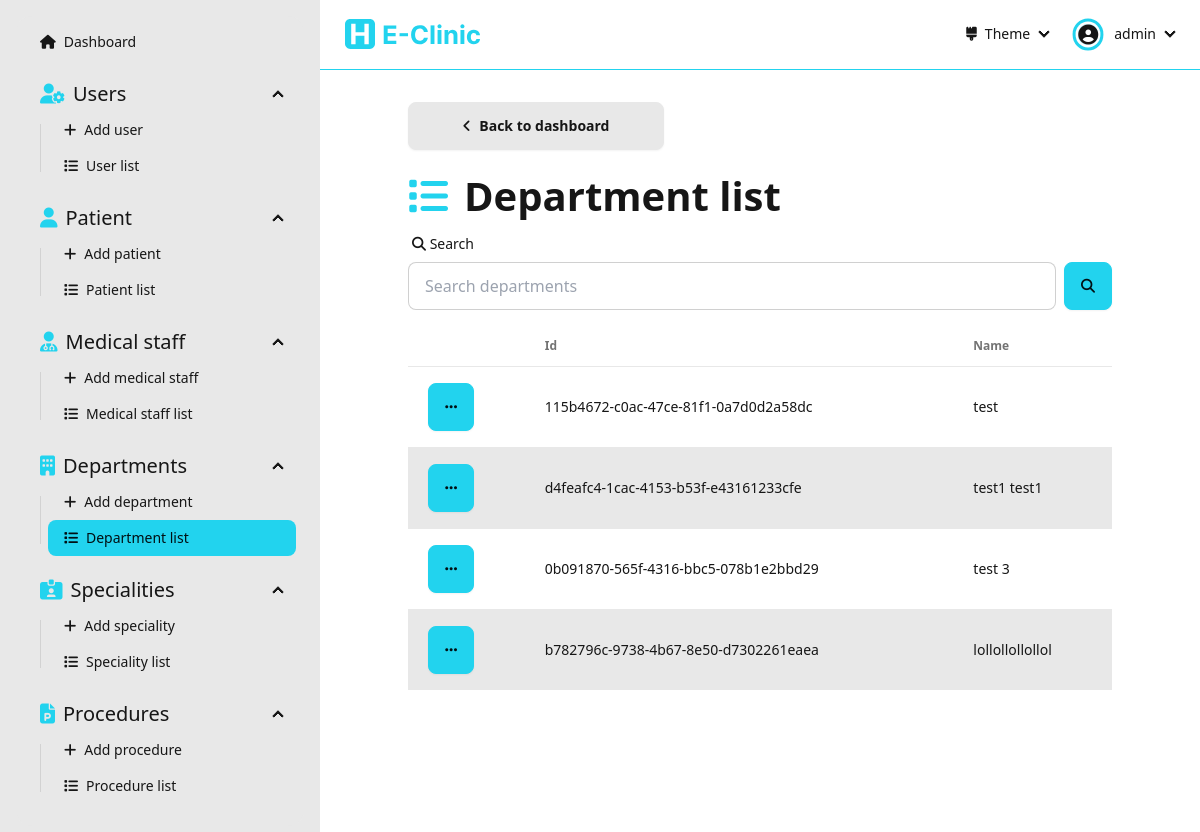
/dashboard/departments/ (signed in), run on an earlier commit of the app's database.
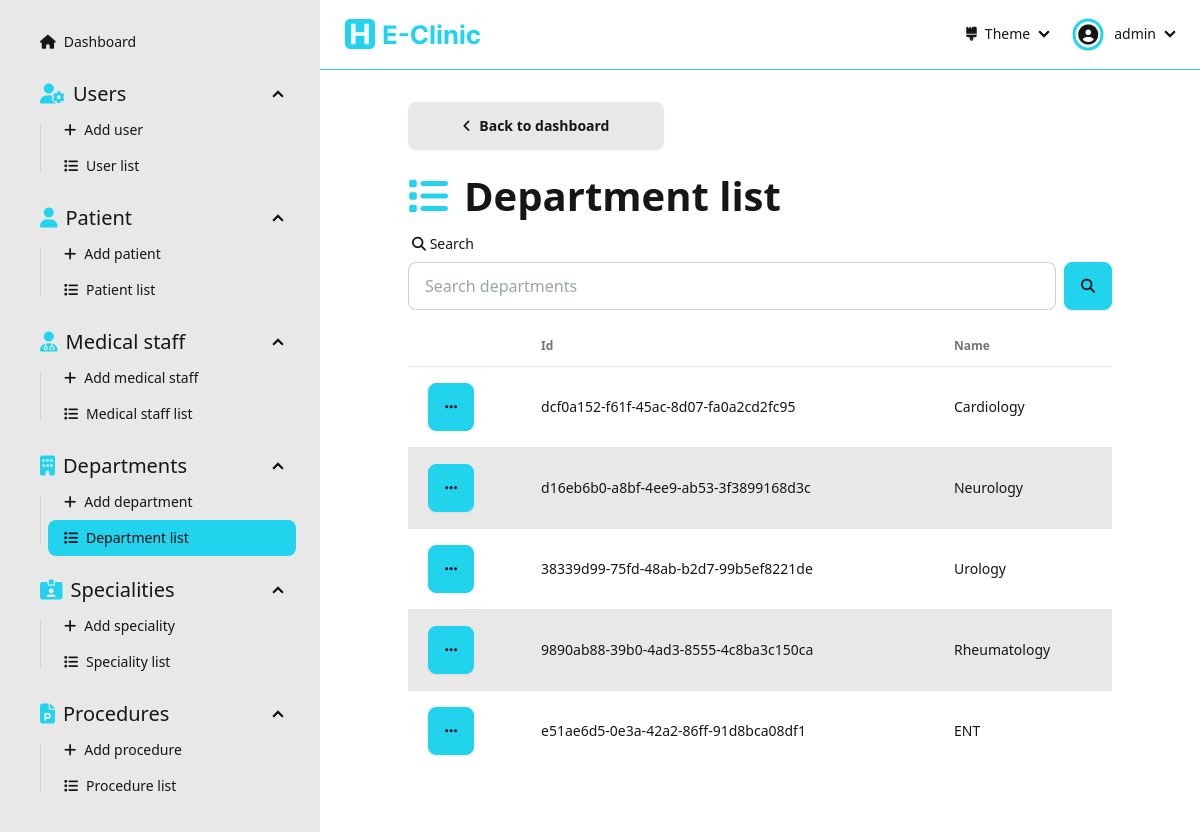
And on a later commit of the database.
### Dashboard/models.py (models this page shows, shortened)
class Department(models.Model):
  id = models.UUIDField(primary_key=True, default=uuid.uuid4, editable=False)
  name = models.CharField(max_length=256, null=False, unique=True)

### Dashboard/views/department.py (the view)
# urls.py: path('dashboard/departments/', department.departmentList, name='department-list'),
@login_required(login_url='sign-in')
def departmentList(request: HttpRequest):
  form = SearchForm(request.GET)
  departments = []
  if form.is_valid():
    search = form.cleaned_data['search']
    departments = Department.objects.filter(
      Q(id__icontains=search) |
      Q(name__icontains=search)
    )
  else:
    departments = Department.objects.all()
  context = { 'departments': departments, 'form': form }
  return render(request, 'pages/department/department-list.html', context=context)

### Dashboard/forms.py
class SearchForm(forms.Form):
  search  = forms.CharField(required=False)

### Dashboard/templates/pages/department/department-list.html (shortened to what this page needs)
{% extends "layouts/dashboard.html" %}
{% load static %}
{% load widget_tweaks %}
{% block dashboard_content %}
  <div class="flex flex-1 flex-col items-center pb-[5rem]">
    <div class="flex flex-1 flex-col max-w-[90%] lg:max-w-[80%] justify-start w-full">
      <div class="flex mb-[1rem]">
        <a class="btn btn-wide" href="{% url "dashboard" %}"><i class="fas fa-angle-left"></i>Back to dashboard</a>
      </div>
      <div class="text-[30pt] font-bold"><i class="fas fa-list text-primary mr-[1rem]"></i>Department list</div>
      <form action="" method="get" class="mb-[1rem]">
        <label class="form-control w-full">
          <div class="label">
            <span class="label-text"><i class="fas fa-search"></i> Search</span>
          </div>
          <div class="flex">
            {% render_field form.search placeholder="Search departments" type="text" class+="input input-bordered w-full" %}
            <button class="btn btn-primary ml-[0.5rem]"><i class="fas fa-search"></i></button>
          </div>
        </label>
      </form>
      {% if departments.count > 0 %}
      <div class="overflow-x-auto flex-1 flex items-start">
        <table class="table table-pin-rows table-pin-cols table-zebra">
          <thead>
            <tr>
              <td></td>
              <td>Id</td>
              <td>Name</td>
            </tr>
          </thead>
          <tbody>
            {% for department in departments %}
              <tr>
                <td>
                  <div class="dropdown">
                    <div tabindex="0" role="button" class="btn btn-primary m-1"><i class="fas fa-ellipsis"></i></div>
                  </div>
                </td>
                <td>{{department.id}}</td>
                <td>{{department.name}}</td>
              </tr>
            {% endfor %}
          </tbody>
        </table>
      </div>
      {% else %}
        <div class="flex flex-1 flex-col justify-center items-center h-full w-full">
          <img class="h-[30%]" src="{% static "assets/empty-list.svg" %}" alt="empty-list">
          <div class="text-[20pt]">The list is empty</div>
        </div>
      {% endif %}
    </div>
  </div>
{% endblock dashboard_content %}

What changed in the data, as far as the page shows it:
removed Department: id "115b4672-c0ac-47ce-81f1-0a7d0d2a58dc", name "test"
removed Department: id "d4feafc4-1cac-4153-b53f-e43161233cfe", name "test1 test1"
removed Department: id "0b091870-565f-4316-bbc5-078b1e2bbd29", name "test 3"
removed Department: id "b782796c-9738-4b67-8e50-d7302261eaea", name "lollollollollol"
added Department: id "dcf0a152-f61f-45ac-8d07-fa0a2cd2fc95", name "Cardiology"
added Department: id "d16eb6b0-a8bf-4ee9-ab53-3f3899168d3c", name "Neurology"
added Department: id "38339d99-75fd-48ab-b2d7-99b5ef8221de", name "Urology"
added Department: id "9890ab88-39b0-4ad3-8555-4c8ba3c150ca", name "Rheumatology"
added Department: id "e51ae6d5-0e3a-42a2-86ff-91d8bca08df1", name "ENT"
